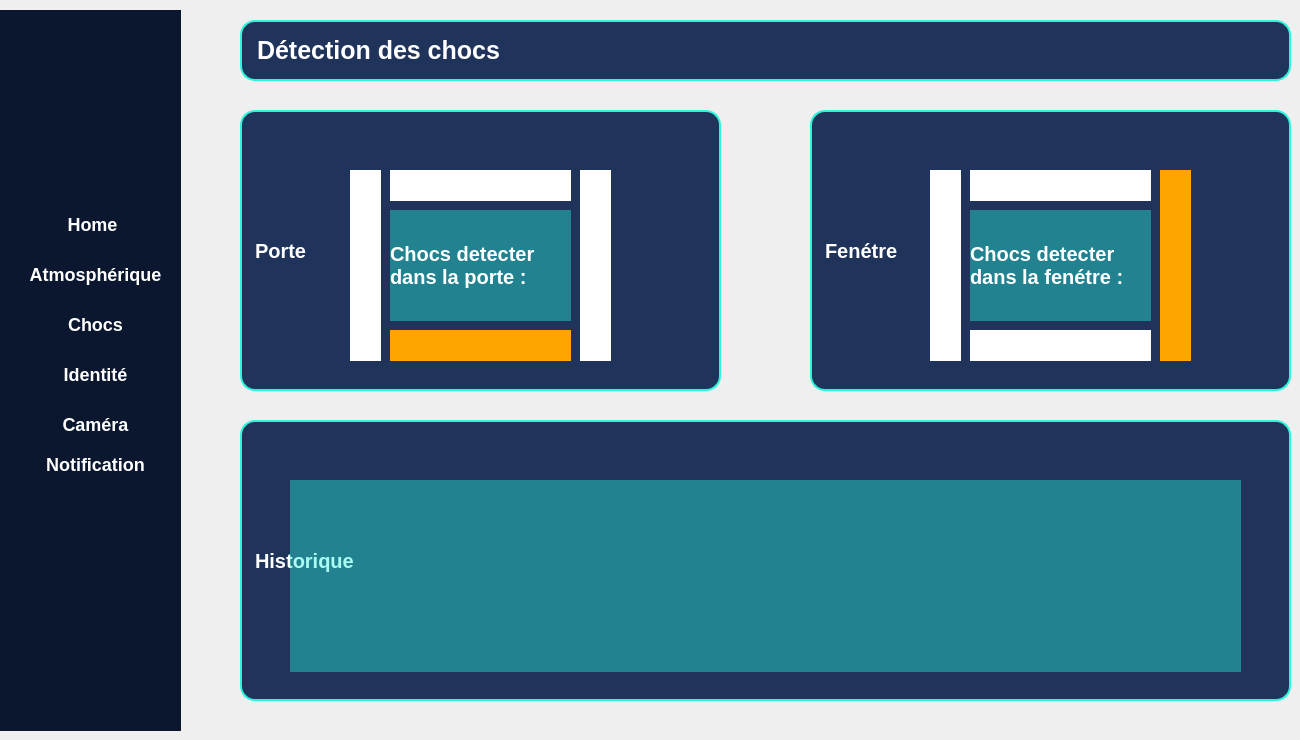
    <widget class="QWidget" name="page_Chocs">
     <widget class="QPushButton" name="pushButton_7">
      <property name="geometry">
       <rect>
        <x>22</x>
        <y>210</y>
        <width>141</width>
        <height>29</height>
       </rect>
      </property>
      <property name="styleSheet">
       <string notr="true">QPushButton {
    background-color: transparent;
    border: none;
    color: white;
    font-size: 18px; /* tu peux ajuster la taille si besoin */
    font-weight: bold;
}

QPushButton:hover {
    color: #aaaaaa; /* Optionnel : couleur au survol */
}
</string>
      </property>
      <property name="text">
       <string>Home</string>
      </property>
     </widget>
     <widget class="QPushButton" name="pushButton_8">
      <property name="geometry">
       <rect>
        <x>30</x>
        <y>310</y>
        <width>131</width>
        <height>29</height>
       </rect>
      </property>
      <property name="styleSheet">
       <string notr="true">QPushButton {
    background-color: transparent;
    border: none;
    color: white;
    font-size: 18px; /* tu peux ajuster la taille si besoin */
    font-weight: bold;
}

QPushButton:hover {
    color: #aaaaaa; /* Optionnel : couleur au survol */
}
</string>
      </property>
      <property name="text">
       <string>Chocs</string>
      </property>
     </widget>
     <widget class="QLabel" name="label_11">
      <property name="geometry">
       <rect>
        <x>0</x>
        <y>10</y>
        <width>181</width>
        <height>721</height>
       </rect>
      </property>
      <property name="styleSheet">
       <string notr="true">QWidget {
    background-color: rgb(11, 23, 47);
}</string>
      </property>
      <property name="text">
       <string/>
      </property>
     </widget>
     <widget class="QPushButton" name="pushButton_10">
      <property name="geometry">
       <rect>
        <x>30</x>
        <y>260</y>
        <width>131</width>
        <height>29</height>
       </rect>
      </property>
      <property name="styleSheet">
       <string notr="true">QPushButton {
    background-color: transparent;
    border: none;
    color: white;
    font-size: 18px; /* tu peux ajuster la taille si besoin */
    font-weight: bold;
}

QPushButton:hover {
    color: #aaaaaa; /* Optionnel : couleur au survol */
}
</string>
      </property>
      <property name="text">
       <string>Atmosphérique</string>
      </property>
     </widget>
     <widget class="QLabel" name="titleLabel_5">
      <property name="geometry">
       <rect>
        <x>240</x>
        <y>20</y>
        <width>1051</width>
        <height>61</height>
       </rect>
      </property>
      <property name="styleSheet">
       <string notr="true">QLabel#titleLabel_5 {
    font-size: 25px;
    font-weight: bold;
    color: white;
    background-color: #20345B;
    border: 2px solid #28F7DB;
    padding: 8px;
    qproperty-alignment: 'AlignLeft|AlignVCenter';
    border-radius: 15px;
}
</string>
      </property>
      <property name="text">
       <string>Détection des chocs</string>
      </property>
     </widget>
     <widget class="QPushButton" name="pushButton_11">
      <property name="geometry">
       <rect>
        <x>30</x>
        <y>450</y>
        <width>131</width>
        <height>29</height>
       </rect>
      </property>
      <property name="styleSheet">
       <string notr="true">QPushButton {
    background-color: transparent;
    border: none;
    color: white;
    font-size: 18px; /* tu peux ajuster la taille si besoin */
    font-weight: bold;
}

QPushButton:hover {
    color: #aaaaaa; /* Optionnel : couleur au survol */
}
</string>
      </property>
      <property name="text">
       <string>Notification</string>
      </property>
     </widget>
     <widget class="QPushButton" name="pushButton_12">
      <property name="geometry">
       <rect>
        <x>30</x>
        <y>410</y>
        <width>131</width>
        <height>29</height>
       </rect>
      </property>
      <property name="styleSheet">
       <string notr="true">QPushButton {
    background-color: transparent;
    border: none;
    color: white;
    font-size: 18px; /* tu peux ajuster la taille si besoin */
    font-weight: bold;
}

QPushButton:hover {
    color: #aaaaaa; /* Optionnel : couleur au survol */
}
</string>
      </property>
      <property name="text">
       <string>Caméra</string>
      </property>
     </widget>
     <widget class="QLabel" name="label_12">
      <property name="geometry">
       <rect>
        <x>30</x>
        <y>50</y>
        <width>131</width>
        <height>91</height>
       </rect>
      </property>
      <property name="styleSheet">
       <string notr="true">QWidget {
    background-color: rgb(11, 23, 47);
    image: url(:/res/Logox1.png);
}
</string>
      </property>
      <property name="text">
       <string/>
      </property>
     </widget>
     <widget class="QPushButton" name="pushButton_13">
      <property name="geometry">
       <rect>
        <x>22</x>
        <y>210</y>
        <width>141</width>
        <height>29</height>
       </rect>
      </property>
      <property name="styleSheet">
       <string notr="true">QPushButton {
    background-color: transparent;
    border: none;
    color: white;
    font-size: 18px; /* tu peux ajuster la taille si besoin */
    font-weight: bold;
}

QPushButton:hover {
    color: #aaaaaa; /* Optionnel : couleur au survol */
}
</string>
      </property>
      <property name="text">
       <string>Home</string>
      </property>
     </widget>
     <widget class="QPushButton" name="pushButton_14">
      <property name="geometry">
       <rect>
        <x>30</x>
        <y>310</y>
        <width>131</width>
        <height>29</height>
       </rect>
      </property>
      <property name="styleSheet">
       <string notr="true">QPushButton {
    background-color: transparent;
    border: none;
    color: white;
    font-size: 18px; /* tu peux ajuster la taille si besoin */
    font-weight: bold;
}

QPushButton:hover {
    color: #aaaaaa; /* Optionnel : couleur au survol */
}
</string>
      </property>
      <property name="text">
       <string>Chocs</string>
      </property>
     </widget>
     <widget class="QPushButton" name="pushButton_15">
      <property name="geometry">
       <rect>
        <x>30</x>
        <y>360</y>
        <width>131</width>
        <height>29</height>
       </rect>
      </property>
      <property name="styleSheet">
       <string notr="true">QPushButton {
    background-color: transparent;
    border: none;
    color: white;
    font-size: 18px; /* tu peux ajuster la taille si besoin */
    font-weight: bold;
}

QPushButton:hover {
    color: #aaaaaa; /* Optionnel : couleur au survol */
}
</string>
      </property>
      <property name="text">
       <string>Identité</string>
      </property>
     </widget>
     <widget class="QLabel" name="titleLabel_7">
      <property name="geometry">
       <rect>
        <x>240</x>
        <y>110</y>
        <width>481</width>
        <height>281</height>
       </rect>
      </property>
      <property name="styleSheet">
       <string notr="true">QLabel#titleLabel_7 {
    font-size: 20px;
    font-weight: bold;
    color: white;
    background-color: #20345B;
    border: 2px solid #28F7DB;
    padding: 8px;
    qproperty-alignment: 'AlignHCenter|AlignTop';
    border-radius: 15px;
}
</string>
      </property>
      <property name="text">
       <string>Porte</string>
      </property>
     </widget>
     <widget class="QLabel" name="titleLabel_8">
      <property name="geometry">
       <rect>
        <x>810</x>
        <y>110</y>
        <width>481</width>
        <height>281</height>
       </rect>
      </property>
      <property name="styleSheet">
       <string notr="true">QLabel#titleLabel_8 {
    font-size: 20px;
    font-weight: bold;
    color: white;
    background-color: #20345B;
    border: 2px solid #28F7DB;
    padding: 8px;
    qproperty-alignment: 'AlignHCenter|AlignTop';
    border-radius: 15px;
}
</string>
      </property>
      <property name="text">
       <string>Fenétre</string>
      </property>
     </widget>
     <widget class="QLabel" name="shockLabel">
      <property name="geometry">
       <rect>
        <x>390</x>
        <y>170</y>
        <width>181</width>
        <height>31</height>
       </rect>
      </property>
      <property name="styleSheet">
       <string notr="true">QLabel#shockLabel {
    background-color: white;
}
</string>
      </property>
      <property name="text">
       <string/>
      </property>
     </widget>
     <widget class="QLabel" name="shockLabel_2">
      <property name="geometry">
       <rect>
        <x>390</x>
        <y>330</y>
        <width>181</width>
        <height>31</height>
       </rect>
      </property>
      <property name="styleSheet">
       <string notr="true">QLabel#shockLabel_2 {
    background-color: orange;
}
</string>
      </property>
      <property name="text">
       <string/>
      </property>
     </widget>
     <widget class="QLabel" name="shockLabel_3">
      <property name="geometry">
       <rect>
        <x>580</x>
        <y>170</y>
        <width>31</width>
        <height>191</height>
       </rect>
      </property>
      <property name="styleSheet">
       <string notr="true">QLabel#shockLabel_3 {
    background-color: white;
}
</string>
      </property>
      <property name="text">
       <string/>
      </property>
     </widget>
     <widget class="QLabel" name="shockLabel_4">
      <property name="geometry">
       <rect>
        <x>350</x>
        <y>170</y>
        <width>31</width>
        <height>191</height>
       </rect>
      </property>
      <property name="styleSheet">
       <string notr="true">QLabel#shockLabel_4 {
    background-color: white;
}
</string>
      </property>
      <property name="text">
       <string/>
      </property>
     </widget>
     <widget class="QLabel" name="shockLabel_5">
      <property name="geometry">
       <rect>
        <x>970</x>
        <y>330</y>
        <width>181</width>
        <height>31</height>
       </rect>
      </property>
      <property name="styleSheet">
       <string notr="true">QLabel#shockLabel_5 {
    background-color: white;
}
</string>
      </property>
      <property name="text">
       <string/>
      </property>
     </widget>
     <widget class="QLabel" name="shockLabel_6">
      <property name="geometry">
       <rect>
        <x>970</x>
        <y>170</y>
        <width>181</width>
        <height>31</height>
       </rect>
      </property>
      <property name="styleSheet">
       <string notr="true">QLabel#shockLabel_6 {
    background-color: white;
}
</string>
      </property>
      <property name="text">
       <string/>
      </property>
     </widget>
     <widget class="QLabel" name="shockLabel_7">
      <property name="geometry">
       <rect>
        <x>1160</x>
        <y>170</y>
        <width>31</width>
        <height>191</height>
       </rect>
      </property>
      <property name="styleSheet">
       <string notr="true">QLabel#shockLabel_7 {
    background-color: orange;
}
</string>
      </property>
      <property name="text">
       <string/>
      </property>
     </widget>
     <widget class="QLabel" name="shockLabel_8">
      <property name="geometry">
       <rect>
        <x>930</x>
        <y>170</y>
        <width>31</width>
        <height>191</height>
       </rect>
      </property>
      <property name="styleSheet">
       <string notr="true">QLabel#shockLabel_8 {
    background-color: white;
}
</string>
      </property>
      <property name="text">
       <string/>
      </property>
     </widget>
     <widget class="QLabel" name="label_13">
      <property name="geometry">
       <rect>
        <x>390</x>
        <y>210</y>
        <width>181</width>
        <height>111</height>
       </rect>
      </property>
      <property name="styleSheet">
       <string notr="true">QLabel {
    font-size: 20px;
    font-weight: bold;
    color: white;
    qproperty-alignment: 'AlignHCenter|AlignTop';
    background-color: rgba(40, 247, 219, 102);
}
</string>
      </property>
      <property name="text">
       <string>Chocs detecter 
dans la porte :</string>
      </property>
     </widget>
     <widget class="QLabel" name="label_14">
      <property name="geometry">
       <rect>
        <x>970</x>
        <y>210</y>
        <width>181</width>
        <height>111</height>
       </rect>
      </property>
      <property name="styleSheet">
       <string notr="true">QLabel {
    font-size: 20px;
    font-weight: bold;
    color: white;
    qproperty-alignment: 'AlignHCenter|AlignTop';
    background-color: rgba(40, 247, 219, 102);
}
</string>
      </property>
      <property name="text">
       <string>Chocs detecter 
dans la fenétre :</string>
      </property>
     </widget>
     <widget class="QLabel" name="titleLabel_9">
      <property name="geometry">
       <rect>
        <x>240</x>
        <y>420</y>
        <width>1051</width>
        <height>281</height>
       </rect>
      </property>
      <property name="styleSheet">
       <string notr="true">QLabel#titleLabel_9 {
    font-size: 20px;
    font-weight: bold;
    color: white;
    background-color: #20345B;
    border: 2px solid #28F7DB;
    padding: 8px;
    qproperty-alignment: 'AlignHCenter|AlignTop';
    border-radius: 15px;
}
</string>
      </property>
      <property name="text">
       <string>Historique</string>
      </property>
     </widget>
     <widget class="QListView" name="listView">
      <property name="geometry">
       <rect>
        <x>290</x>
        <y>480</y>
        <width>951</width>
        <height>192</height>
       </rect>
      </property>
      <property name="styleSheet">
       <string notr="true">QListView {
    background-color: rgba(40, 247, 219, 102);
    border: none; /* optionnel : pour retirer les bordures */
}
</string>
      </property>
     </widget>
    </widget>
